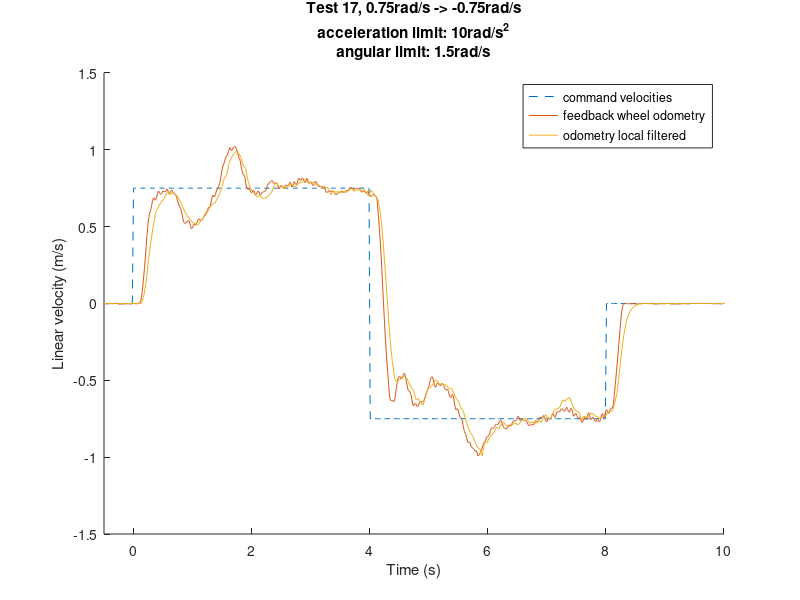

Reproduce this figure in MATLAB.
clear all;
close all;
%%%%%%%%%%%%%%%%%%% Read command velocities %%%%%%%%%%%%%%%%%%%%%%%%%%%%%%%
cmd_vel = csvread('_slash_segway_slash_cmd_vel.csv',1,0);
% Data format is: rosbagTimestamp,linear,x,y,z,angular,x,y,z
cmd_time = cmd_vel(:,1)/10^9;
cmd_lin = cmd_vel(:,3);
cmd_ang = cmd_vel(:,9)*1.5;%since my angular velocity limit is 1.5rad/s
start_col = find(cmd_ang,1);% Find the first non-zero point
start_time = cmd_time(start_col);
cmd_time = cmd_time - start_time;
figure
hold on
plot(cmd_time,cmd_ang,'--');
%%%%%%%%%%%%%%%%%%% Read feedback_wheel_odometry %%%%%%%%%%%%%%%%%%%%%%%%%%%%%%%
% fid = fopen('wheel_odometry.csv','r');
% dlmread() and csvread() are designed to only expect numeric values, 
% So we need to delete all the non-numerics values.(Finish this step in sublime or other editers)

% Original data format is:
% rosbagTimestamp,header,seq,stamp,secs,nsecs,frame_id,child_frame_id,pose,
% pose,position,x,y,z,orientation,x,y,z,w,covariance,twist,twist,linear,x,y,z,
% angular,x,y,z,covariance

% After deleting non numeric values, data format is:
% rosbagTimestamp,seq,secs,nsecs,(position)x,(position)y,(position)z,(orientation)x,(orientation)y,(orientation)z,(orientation)w,
% covariance(36numbers),(linear)x,(linear)y,(linear)z,(angular)x,(angular)y,(angular)z,covariance(36numbers)

feedback_wheel_odometry = csvread('feedback_wheel_odometry.csv');
feedback_wheel_time = feedback_wheel_odometry(:,3) + feedback_wheel_odometry(:,4)/10^9;
feedback_wheel_time = feedback_wheel_time - start_time;
feedback_wheel_lin = feedback_wheel_odometry(:,48);
feedback_wheel_ang = feedback_wheel_odometry(:,53);
plot(feedback_wheel_time,feedback_wheel_ang);

%%%%%%%%%%%%%%%%%%% Read odometry_local_filtered %%%%%%%%%%%%%%%%%%%%%%%%%%%%%%%
odometry_local = csvread('odometry_local_filtered.csv');
odometry_local_time = odometry_local(:,3) + odometry_local(:,4)/10^9;
odometry_local_time = odometry_local_time - start_time;
odometry_local_lin = odometry_local(:,48);
odometry_local_ang = odometry_local(:,53);
plot(odometry_local_time,odometry_local_ang);
legend('command velocities','feedback wheel odometry','odometry local filtered','Location','best')
axis([-0.5 10 -1.5 1.5])
xlabel('Time (s)')
ylabel('Linear velocity (m/s)')
title({'Test 17, 0.75rad/s -> -0.75rad/s','acceleration limit: 10rad/s^2','angular limit: 1.5rad/s'})
